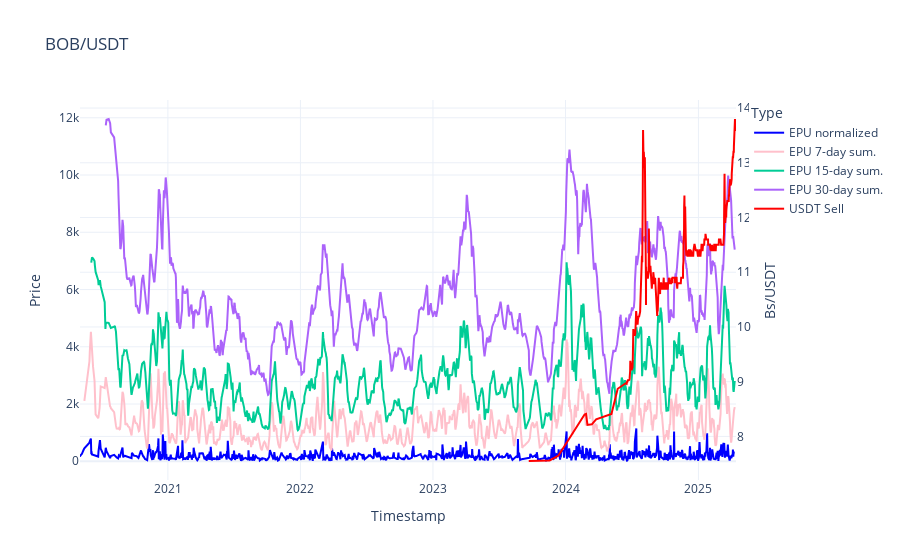

Source (notebook cell):
### Code cell
fig = go.Figure()
fig.add_trace(go.Scatter(x=epu_day.index, y=epu_day['EPU_index_norm'], mode='lines', name='EPU normalized', line=dict(color='blue')))
fig.add_trace(go.Scatter(x=epu_day.index, y=epu_day['7sum_epu'], mode='lines', name='EPU 7-day sum.', line=dict(color='pink')))
fig.add_trace(go.Scatter(x=epu_day.index, y=epu_day['15sum_epu'], mode='lines', name='EPU 15-day sum.'))
fig.add_trace(go.Scatter(x=epu_day.index, y=epu_day['30sum_epu'], mode='lines', name='EPU 30-day sum.'))
fig.add_trace(go.Scatter(x=dolarbo.index, y=dolarbo['venta'], mode='lines', name='USDT Sell', line=dict(color='red'), yaxis='y2'))
fig.update_layout(
    yaxis2=dict(
        title="Bs/USDT",
        overlaying='y',
        side='right'),
    title='BOB/USDT',
    xaxis_title='Timestamp',
    yaxis_title='Price',
    legend_title='Type',
    template='plotly_white'
)

fig.show()

### Figure 1 — Plotly figure (JSON) as saved in the notebook; plotly's stock layout.template omitted (floating-point values rounded to 4 significant figures; data arrays with more than 128 entries replaced by an {"elided": "..."} marker saying what was removed)
{"data": [{"line": {"color": "blue"}, "mode": "lines", "name": "EPU normalized", "type": "scatter", "x": {"elided": "1650 str values"}, "y": {"elided": "1650 float values"}}, {"line": {"color": "pink"}, "mode": "lines", "name": "EPU 7-day sum.", "type": "scatter", "x": {"elided": "1650 str values"}, "y": {"elided": "1650 float values"}}, {"mode": "lines", "name": "EPU 15-day sum.", "type": "scatter", "x": {"elided": "1650 str values"}, "y": {"elided": "1650 float values"}}, {"mode": "lines", "name": "EPU 30-day sum.", "type": "scatter", "x": {"elided": "1650 str values"}, "y": {"elided": "1650 float values"}}, {"line": {"color": "red"}, "mode": "lines", "name": "USDT Sell", "type": "scatter", "x": {"elided": "538 str values"}, "y": {"elided": "538 float values"}, "yaxis": "y2"}], "layout": {"legend": {"title": {"text": "Type"}}, "title": {"text": "BOB/USDT"}, "xaxis": {"title": {"text": "Timestamp"}}, "yaxis": {"title": {"text": "Price"}}, "yaxis2": {"overlaying": "y", "side": "right", "title": {"text": "Bs/USDT"}}}}
